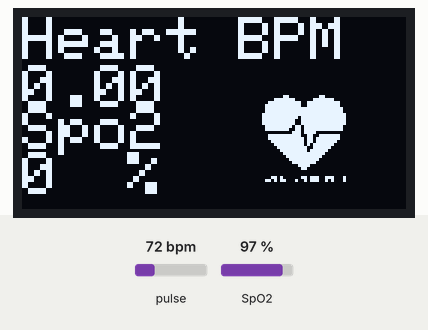
Recording of a sketch running on a simulated Arduino Uno, built with avr-gcc and run on an emulated ATmega328P. Shown: 128×64 one-colour display. Inputs (shaded band) come from the test bench; at power-on: pulse 72 bpm, SpO2 97 %. What the sketch prints to the serial monitor is not drawn.

Above: at 1.6 s.
1.7 s: pulse set to 42 bpm
At 5.3 s:
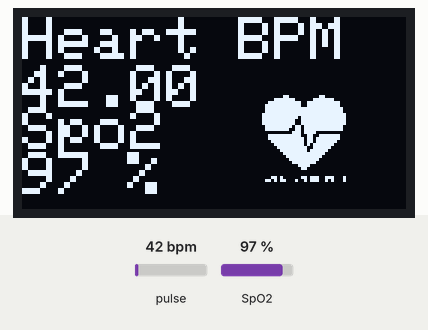
5.6 s: SpO2 set to 80 %
At 7.1 s:
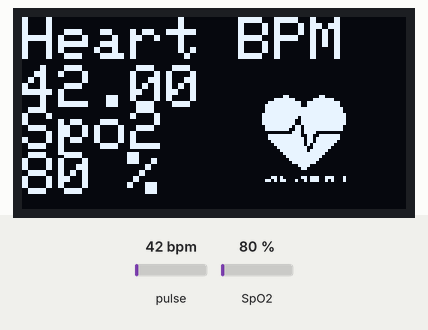
7.7 s: pulse set to 70 bpm
At 8.7 s:
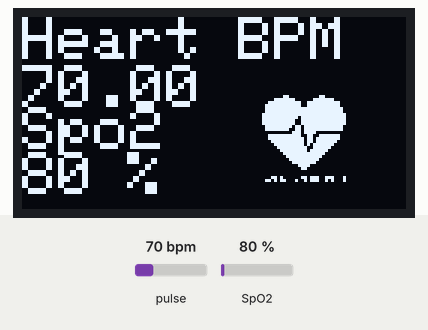
9.7 s: SpO2 set to 85 %
At 11.4 s:
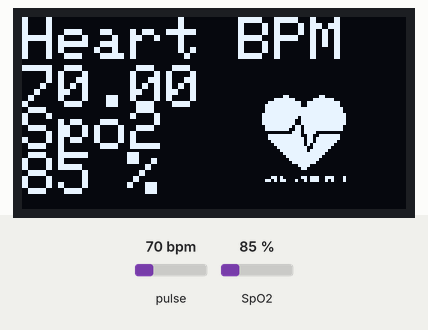
Timing chart, 0 to 12.8 s (numbered marks = the images above; inputs shaded):
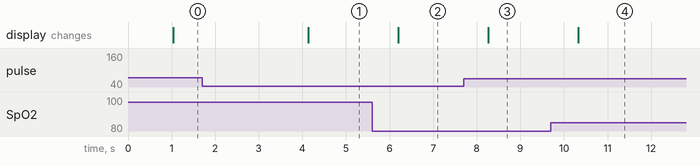

Measured:
- after the input at 1.7 s, the display: changes after 2.4 s (image 1)
- after the input at 5.6 s, the display: changes after 0.60 s (image 2)
- after the input at 7.7 s, the display: changes after 0.57 s (image 3)
- after the input at 9.7 s, the display: changes after 0.63 s (image 4)

The sketch:

heart-rate-and-blood-oxygen.ino
```cpp
//---------Thu vien OLED---------
#include <SPI.h>
#include <Wire.h>
#include <Adafruit_GFX.h>
#include <Adafruit_SSD1306.h>
#define SCREEN_WIDTH 128 // OLED display width, in pixels
#define SCREEN_HEIGHT 64 // OLED display height, in pixels
// Declaration for SSD1306 display connected using I2C
#define OLED_RESET     -1 // Reset pin # (or -1 if sharing Arduino reset pin)
#define SCREEN_ADDRESS 0x3C
Adafruit_SSD1306 display(SCREEN_WIDTH, SCREEN_HEIGHT, &Wire, OLED_RESET);

//-------Thu vien MAX30100--------
#include <Wire.h>
#include "MAX30100_PulseOximeter.h"

#define REPORTING_PERIOD_MS     1000
PulseOximeter pox;
uint32_t tsLastReport = 0;
//Hinh trai tim bitmap
const unsigned char bitmap[] PROGMEM = {
  0x00, 0x00, 0x00, 0x00, 0x01, 0x80, 0x18, 0x00, 0x0f, 0xe0, 0x7f, 0x00, 0x3f, 0xf9, 0xff, 0xc0,
  0x7f, 0xf9, 0xff, 0xc0, 0x7f, 0xff, 0xff, 0xe0, 0x7f, 0xff, 0xff, 0xe0, 0xff, 0xff, 0xff, 0xf0,
  0xff, 0xf7, 0xff, 0xf0, 0xff, 0xe7, 0xff, 0xf0, 0xff, 0xe7, 0xff, 0xf0, 0x7f, 0xdb, 0xff, 0xe0,
  0x7f, 0x9b, 0xff, 0xe0, 0x00, 0x3b, 0xc0, 0x00, 0x3f, 0xf9, 0x9f, 0xc0, 0x3f, 0xfd, 0xbf, 0xc0,
  0x1f, 0xfd, 0xbf, 0x80, 0x0f, 0xfd, 0x7f, 0x00, 0x07, 0xfe, 0x7e, 0x00, 0x03, 0xfe, 0xfc, 0x00,
  0x01, 0xff, 0xf8, 0x00, 0x00, 0xff, 0xf0, 0x00, 0x00, 0x7f, 0xe0, 0x00, 0x00, 0x3f, 0xc0, 0x00,
  0x00, 0x0f, 0x00, 0x00, 0x00, 0x06, 0x00, 0x00, 0x00, 0x00, 0x00, 0x00, 0x00, 0x00, 0x00, 0x00
};
// Callback (registered below) fired when a pulse is detected
void onBeatDetected()
{
    Serial.println("Beat!");
}

void setup()
{
    Serial.begin(115200);
    Serial.print("Initializing pulse oximeter..");
    // Initialize the PulseOximeter instance
    // Failures are generally due to an improper I2C wiring, missing power supply
    // or wrong target chip
    if (!pox.begin()) {
        Serial.println("FAILED");
        for(;;);
    } else {
        Serial.println("SUCCESS");
    }
    // Register a callback for the beat detection
    pox.setOnBeatDetectedCallback(onBeatDetected);
    // initialize the OLED object
    if(!display.begin(SSD1306_SWITCHCAPVCC, SCREEN_ADDRESS)) {
    Serial.println(F("SSD1306 allocation failed"));
    for(;;); // Don't proceed, loop forever
  }
}

void loop() {
  pox.update();
  if (millis() - tsLastReport > REPORTING_PERIOD_MS) {
    Serial.print("Heart rate:");
    Serial.print(pox.getHeartRate());
    Serial.print(" bpm / SpO2:");
    Serial.print(pox.getSpO2());
    Serial.println(" %");

    // Clear the buffer.
    display.clearDisplay();
    // Display Text
    display.setTextSize(2);
    display.drawBitmap( 80, 25, bitmap, 30, 30, 1);
    display.setTextSize(2);
    display.setTextColor(WHITE);
    display.setCursor(0, 0);
    display.println("Heart BPM");
    display.setCursor(0, 16);
    display.println(pox.getHeartRate());
    display.setCursor(0, 30);
    display.println("Spo2");
    display.setCursor(0, 45);
    display.println(pox.getSpO2());
    display.setCursor(35, 45);
    display.print("%");
    display.display();
    tsLastReport = millis();
  }
}
```
